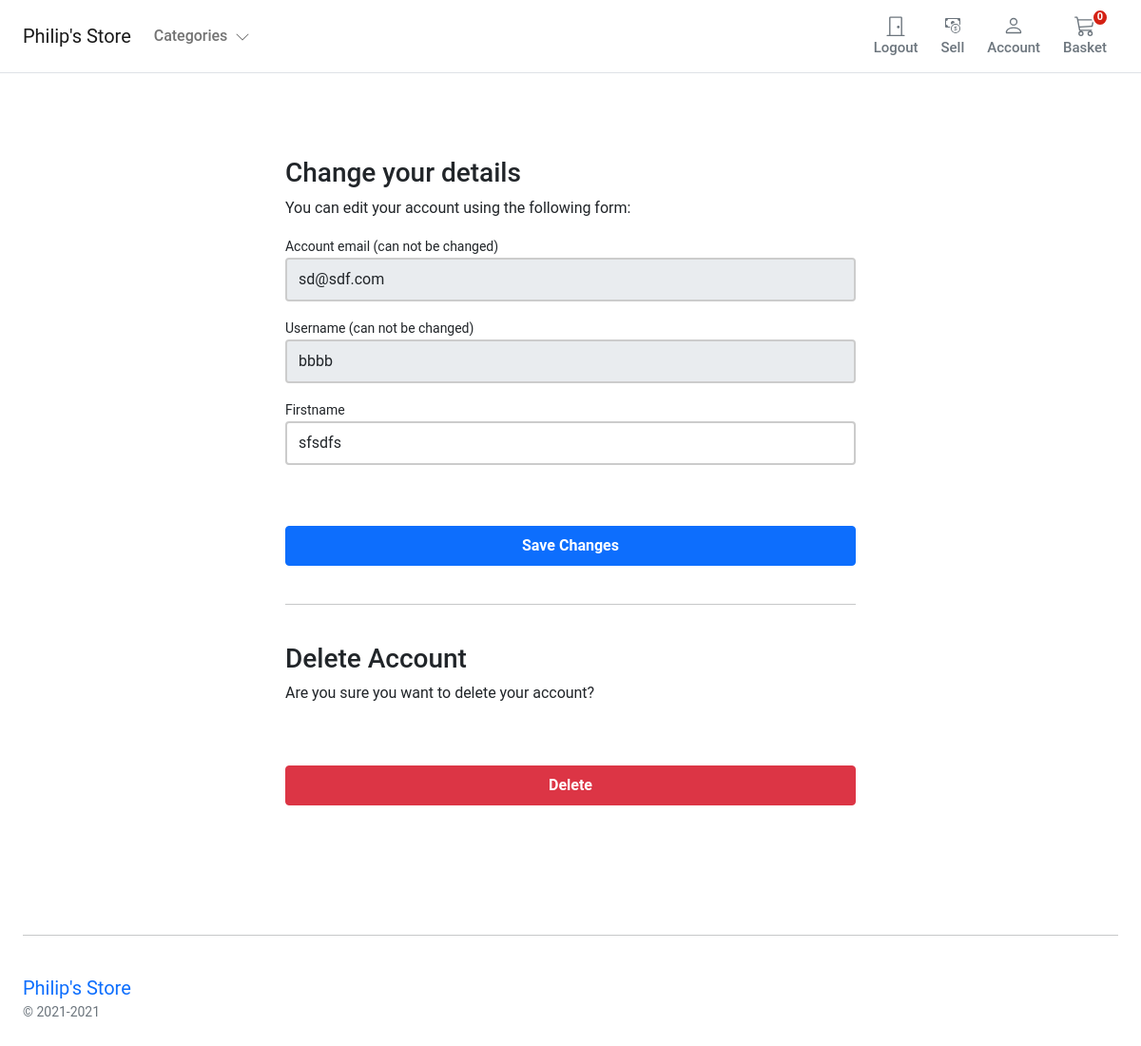
Page /account/profile/edit/ (signed in) on the committed database.
### account/models.py (models this page shows, shortened)
class UserBase(AbstractBaseUser, PermissionsMixin):
    email = models.EmailField(_('email address'), unique=True)
    user_name = models.CharField(max_length=150, unique=True)
    first_name = models.CharField(max_length=150, blank=True)
    about = models.TextField(_('about'), max_length=500, blank=True)
    phone_number = models.CharField(max_length=15, blank=True)
    postcode = models.CharField(max_length=12, blank=True)
    address_line_1 = models.CharField(max_length=150, blank=True)
    address_line_2 = models.CharField(max_length=150, blank=True)
    town_city = models.CharField(max_length=150, blank=True)
    is_active = models.BooleanField(default=False)
    is_staff = models.BooleanField(default=False)
    created = models.DateTimeField(auto_now_add=True)
    updated = models.DateTimeField(auto_now=True)
    objects = CustomAccountManager()
    USERNAME_FIELD = 'email'
    REQUIRED_FIELDS = ['user_name']
    class Meta:
        verbose_name = "Accounts"
        verbose_name_plural = "Accounts"

### account/views.py (the view)
# urls.py: path('profile/edit/', views.edit_details, name='edit_details'),
@login_required
def edit_details(request):
    if request.method == 'POST':
        user_form = UserEditForm(instance=request.user, data=request.POST)
        if user_form.is_valid():
            user_form.save()
    else:
        user_form = UserEditForm(instance=request.user)
    return render(request, 'account/user/edit_details.html', {'user_form': user_form})

### account/forms.py
class UserEditForm(forms.ModelForm):
    email = forms.EmailField(
        label='Account email (can not be changed)', max_length=200, widget=forms.TextInput(
            attrs={'class': 'form-control mb-3', 'placeholder': 'email', 'id': 'form-email', 'readonly': 'readonly'}))
    user_name = forms.CharField(
        label='Username (can not be changed)', min_length=4, max_length=50, widget=forms.TextInput(
            attrs={'class': 'form-control mb-3', 'placeholder': 'Username', 'id': 'form-username', 'readonly': 'readonly'}))
    first_name = forms.CharField(
        label='Firstname', min_length=4, max_length=50, widget=forms.TextInput(
            attrs={'class': 'form-control mb-3', 'placeholder': 'Firstname', 'id': 'form-firstname'}))
    class Meta:
        model = UserBase
        fields = ('email', 'user_name', 'first_name',)
    def __init__(self, *args, **kwargs):
        super().__init__(*args, **kwargs)
        self.fields['user_name'].required = True
        self.fields['email'].required = True

### basket/basket.py (called while the page is built)
    def __len__(self):
        return sum(item['qty'] for item in self.basket.values())

### basket/context_processors.py (called while the page is built)
def basket(request):
    return {'basket': Basket(request)}

### store/context_processors.py (called while the page is built)
def categories(request):
    return {
        'categories' : Category.objects.filter(level=0)
    }

### store/models.py (called while the page is built)
    def get_absolute_url(self):
        return reverse("store:category_list", args=[self.slug])

### templates/account/user/edit_details.html (shortened to what this page needs)
{% extends "../../store/base.html" %}
{% block content %}
<div class="container-fluid">
    <div class="row no-gutter">
        <div class="col-md-12">
            <div class="login d-flex align-items-center py-5">
                <div class="container">
                    <div class="row">
                        <div class="col-12 col-lg-7  mx-auto">
                <form class="account-form px-4 pt-4" method="post" enctype="multipart/form-data">
                    {% if user_form.is_valid and profile_form.is_valid  %}
                    <div class="alert alert-primary" role="alert">
                        Details successfully updated!
                    </div>
                    <p class="small text-center pt-0">
                        <a href="{% url "account:dashboard" %}">Back to Dashboard</a>
                    </p>
                    {%else%}
                    <h3>Change your details</h3>
                    <p>You can edit your account using the following form:</p>
                    {% endif %}
                    <label class="small font-weight-bold">{{ user_form.email.label}}</label>
                    {{ user_form.email }}
                    <label class="small font-weight-bold">{{ user_form.user_name.label}}</label>
                    {{ user_form.user_name }}
                    <label class="small font-weight-bold">{{ user_form.first_name.label}}</label>
                    {{ user_form.first_name }}
                    <button class="btn btn-primary btn-block py-2 mb-4 mt-5 fw-bold w-100" type="submit"
                        value="Save changes">Save Changes</button>
                    <hr class="mb-3">
                </form>
                     <form class="account-form px-4" action="{% url "account:delete_user" %}" method="post">
                        <p class=" h3 pt-4 font-weight-bold">Delete Account</p>
                        <p>Are you sure you want to delete your account?</p>
                        <button type="submit" role="button"
                            class="btn btn-danger btn-block py-2 mb-4 mt-5 fw-bold w-100">Delete</button>
                    </form>
                        </div>
                    </div>
                </div>
            </div>
        </div>
    </div>
</div>
{% endblock %}

### static/core/css/base.css (style rules this page uses)
@media (min-width: 1000px) { .container { max-width: 1000px; } }
@media (max-width: 1200px) { .container { max-width: 100%; padding:0 24px; } }
html, body, p, div { letter-spacing: -0.02px; font-family: 'Roboto', sans-serif; }

### templates/account/user/edit_details.html (style rules this page uses)
.account-form input { border: 2px solid #ccc; height: calc(2em + .75rem + 2px); }

### rows in the picture
UserBase: email "sd@sdf.com", user_name "bbbb", first_name "sfsdfs"

### other values in the picture
{{ user_form.email.label }} "Account email (can not be changed)"
{{ user_form.user_name.label }} "Username (can not be changed)"
{{ user_form.first_name.label }} "Firstname"
